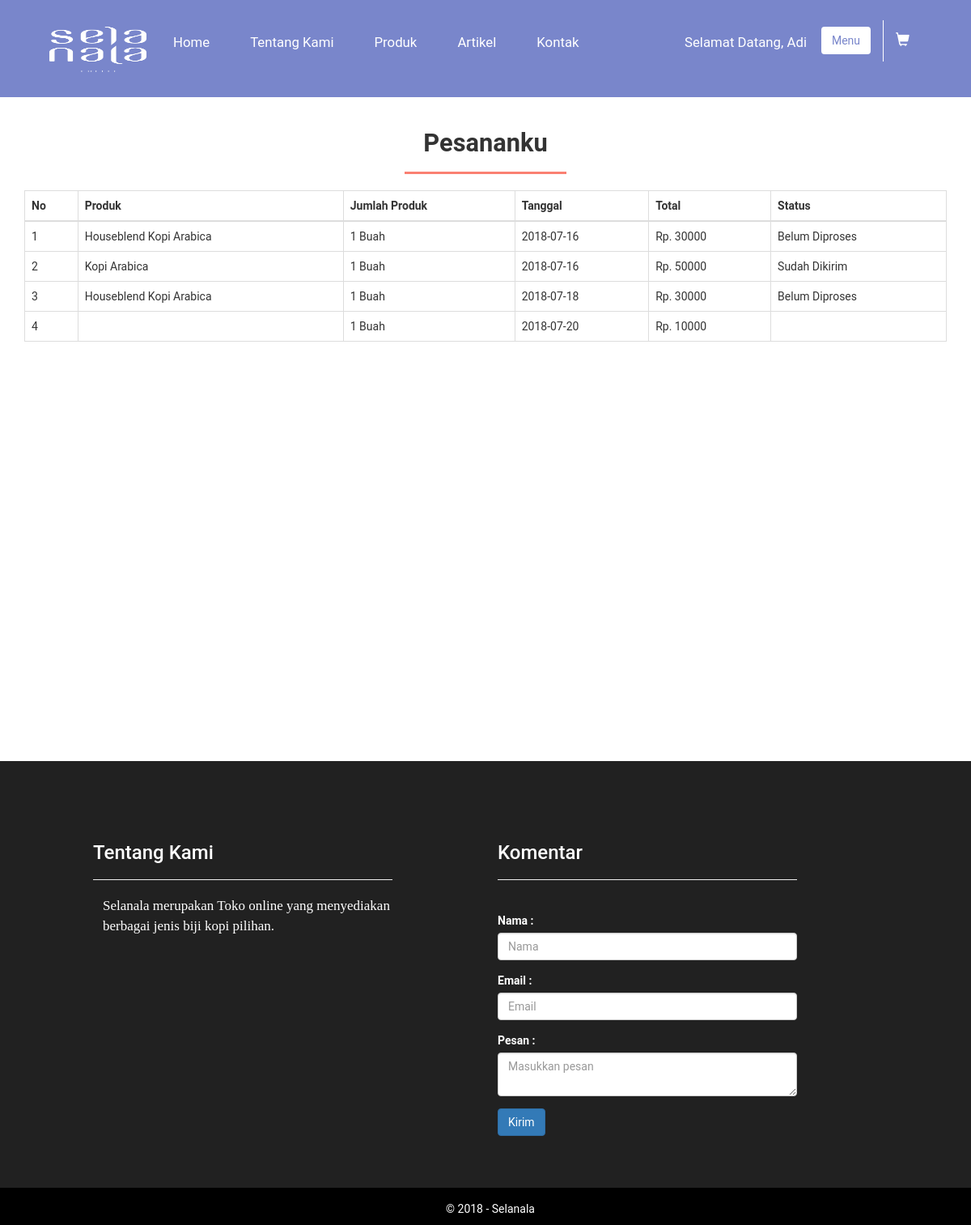
Page /pesananku.php (signed in) on the earlier database version.
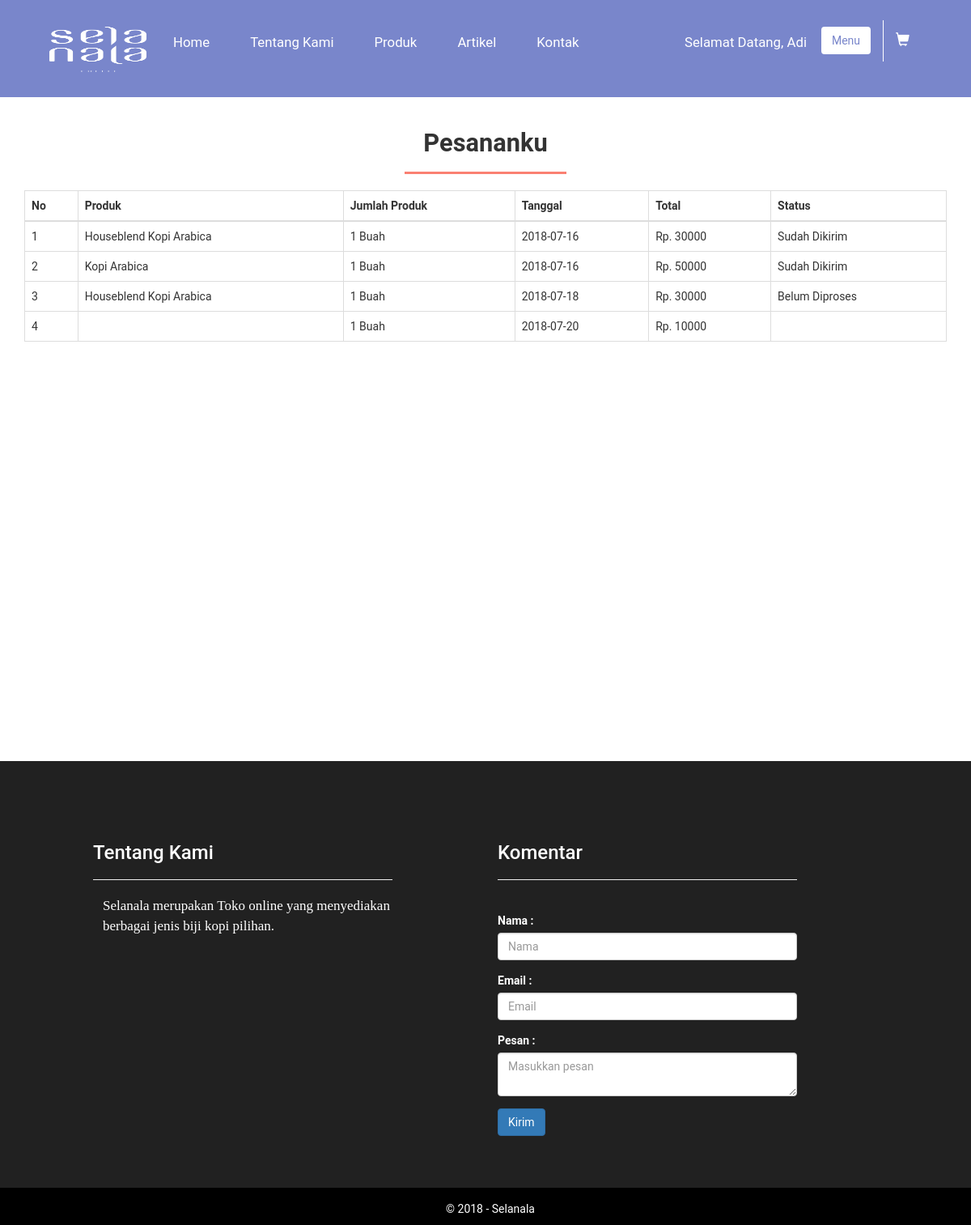
Same page on the later database version.
### tables this page shows
CREATE TABLE `tabel_user` (
  `idUser` int(5) NOT NULL,
  `namaUser` varchar(30) NOT NULL,
  `email` varchar(30) NOT NULL,
  `password` varchar(40) NOT NULL,
  `alamat` text NOT NULL,
  `telp` varchar(15) NOT NULL
);

CREATE TABLE `tabel_transaksi` (
  `no` int(3) NOT NULL,
  `idTransaksi` char(6) NOT NULL,
  `idUser` int(5) NOT NULL,
  `daftarBarang` text NOT NULL,
  `jumlah` int(5) NOT NULL,
  `tanggal` date NOT NULL,
  `total` int(15) NOT NULL,
  `status` varchar(30) NOT NULL
);

### pesananku.php (the view, shortened to what this page needs)
<!DOCTYPE html>
<html>
<head>
  <link rel="stylesheet" type="text/css" href="plugin/bootstrap/css/bootstrap.min.css">
  <link rel="stylesheet" type="text/css" href="asset/css/main.css">
</head>
<body>
<?php include('component/nav.php'); ?>
<div class="container-fluid" id="isi" >
<div class="row">
    <div class="col-xs-2 col-xs-offset-5" id="bijikopi">
      <h3 style="font-family: Roboto; font-size:2.2em;"><strong>Pesananku</strong></h3>
    </div>
</div>
<div class="container pesanan">
  <div class="row">
    <div class="col-xs-12">
      <div class="table-responsive">
        <table summary="Tabel Pesananku" class="table table-bordered table-hover">
          <thead>
            <tr>
              <th>No</th>
              <th>Produk</th>
              <th>Jumlah Produk</th>
              <th>Tanggal</th>
              <th>Total</th>
              <th>Status</th>
            </tr>
          </thead>
          <tbody>
            <?php
            require("config/config.php");
            $queryPesanan = mysqli_query($conn, "SELECT * FROM tabel_transaksi WHERE idUser='$_SESSION[idUser]' ");
            $no = 1;
            while($data = mysqli_fetch_array($queryPesanan)) {
            echo '
            <tr>
              <td>'.$no.'</td>
              <td>'.$data['daftarBarang'].'</td>
              <td>'.$data['jumlah'].' Buah</td>
              <td>'.$data['tanggal'].'</td>
              <td>Rp. '.$data['total'].'</td>
              <td>'.$data['status'].'</td>
            </tr>
            ';
            $no++;
            }
            ?>
          </tbody>
        </table>
      </div>
    </div>
  </div>
</div>
</div>
<?php include('component/footer.php'); ?>
</body>
</html>

### component/nav.php (shortened to what this page needs)
<nav class="navbar navbar-fixed">
  <div class="container-fluid">
    <div class="navbar-header">
      <a class="navbar-brand" href="index.php">
        <img style="width:10vw; height:7vh; padding-top:0px;" alt="Brand" src="asset/img/selanala.png">
      </a>
    </div>
    <div class="col-xs-6">
      <ul class="nav nav-pills kategori2">
        <li><a href="index.php">Home</a></li>
        <li><a href="tentang-kami.php">Tentang Kami</a></li>
        <li><a href="produk.php">Produk</a></li>
        <li><a href="artikel.php" >Artikel</a></li>
        <li><a href="kontak.php">Kontak</a></li>
      </ul>
    </div>
    <ul class="nav navbar-nav navbar-right" >
      <li class='visitor'>
      <?php
          require('config/config.php');
          if(isset($_SESSION['idUser'])){
            $queryUser = mysqli_query($conn, "SELECT * FROM tabel_user WHERE idUser='$_SESSION[idUser]'");
            $arrayUser = mysqli_fetch_array($queryUser);
            echo '
                Selamat Datang, '.$arrayUser['namaUser'].'
            ';
          }else{
            echo ''
            ;
          }
       ?>
      </li>
      <li>
        <?php
          if(isset($_SESSION['idUser'])){
           echo '
           <div class="dropdown show" style="margin-right: 15px;">
           <a class="btn navbar-btn" href="#" role="button" id="dropdownMenuLink" data-toggle="dropdown" aria-haspopup="true" aria-expanded="false" style="color:#7986cb;background-color: white;">
             Menu
           </a>
           <div class="dropdown-menu" aria-labelledby="dropdownMenuLink">
             <a class="dropdown-item" href="pesananku.php">Pesananku</a>
             <a class="dropdown-item" href="proses/logout.php">Logout</a>
           </div>
         </div>
           ';
          }else{
            echo '
                <button class="btn navbar-btn" id="btn-login"><b>Login</b></button>
            ';
          }
       ?>
      </li>
      <li style="border-left: 1px solid white">
      <?php
        if(isset($_SESSION['idUser'])){
          echo '
            <a class="not-active" href="keranjang.php" data-toggle="tooltip" data-placement="bottom" title="Keranjang"  ><i class="glyphicon glyphicon-shopping-cart" id="trolly"></i></a>
          ';
        }else{
          echo '
            <a class="not-active" href="#" data-toggle="tooltip" data-placement="bottom" title="Keranjang"  ><i class="glyphicon glyphicon-shopping-cart" id="trolly"></i></a>
          ';
        }
       ?>
      </li>
    </ul>
</nav>

### component/footer.php
<div class="container-fluid" id="footer">
  <div class="row">
  <div class="col-xs-4 col-xs-offset-1 text-white">
    <h3 style="font-family:Roboto">Tentang Kami </h3>
    <hr>
      <p style="padding-left:0;margin-top: 8px; font-family: Eras Demi ITC; font-size: 17px">
      Selanala merupakan Toko online yang menyediakan berbagai jenis biji kopi pilihan.</p>
    </div>
    <div class="col-xs-4 col-xs-offset-1 text-white">
    <h3 style="font-family:Roboto">Komentar </h3>
    <hr>
    <br>
      <form action="./proses/komentar.php" method="post" role="form">
        <div class="form-group">
          <label for="nama">Nama : </label>
          <input type="text" class="form-control" name="nama" placeholder="Nama">
        </div>
        <div class="form-group">
          <label for="email">Email : </label>
          <input type="text" class="form-control" name="email" placeholder="Email">
        </div>
        <div class="form-group">
          <label for="pesan">Pesan : </label>
          <textarea class="form-control" name="pesan" placeholder="Masukkan pesan "></textarea>
        </div>
        <button type="submit" class="btn btn-primary">Kirim</button>
      </form>
    </div>
  </div>
  <div class="row" id="cpy">
    <div class="col-xs-12">
      <p style="color : white; text-align: center;">&copy; 2018 - Selanala</p>
    </div>
  </div>
</div>

### asset/css/main.css (style rules this page uses)
body,html { margin:0; padding: 0; font-family: 'Roboto', sans-serif; }
.text-white { color: white !important; }
input[type="text"],textarea[type="text"]::-webkit-input-placeholder { color:black; opacity: 1 !important; }
input[type="text"],textarea[type="text"]::-moz-placeholder { color:black; opacity: 1 !important; }
nav { height: 15vh !important; background-color: #7986cb!important; border-radius: 0 !important; position: relative; !important; width: 100% !important; z-index: 2; }
.navbar-fixed > .container-fluid { padding: 0px !important; }
.navbar-brand { padding:0px !important; margin-left: 5vw !important; margin-top: 4vh !important; }
.navbar-fixed .navbar-nav { margin-right: 5vw !important; margin-top: 3vh !important; }
.navbar-fixed .navbar-nav > li > a { color: white !important; font-size: 1.1em !important; }
.navbar-fixed .navbar-nav > li > a .glyphicon { color: white !important !important; font-size: 1.1em !important; }
#footer { background-color: #212121 !important; bottom: 0; padding-top: 10vh; }
#cpy { margin-top: 8vh; background: black; padding-top: 2vh; }
textarea { resize: vertical !important; }
.pesanan { margin-top: 20px; }
.kategori2 { margin-top: 4vh; }
.kategori2 > li { margin-right: 1vw; }
.kategori2 > li > a { padding: 1vh 1.5vw; font-style: bold ; font-size: 1.2em; color: #fff; }
.visitor { padding: 2vh 1.5vw; font-size: 1.2em; color: #fff; }
#isi { min-height: 100vh; padding-bottom: 5vh; }
#bijikopi { border-bottom: 3px solid salmon; text-align:center; padding-bottom: 1vh; font-style: bold; }
.laris > .laris-box > .price-container > h4,p { margin-left: 1vw; }
ul { list-style: none !important; }

Differences in the rows shown:
changed tabel_transaksi (number 1 of 4 on the later page): status "Belum Diproses" → "Sudah Dikirim"
